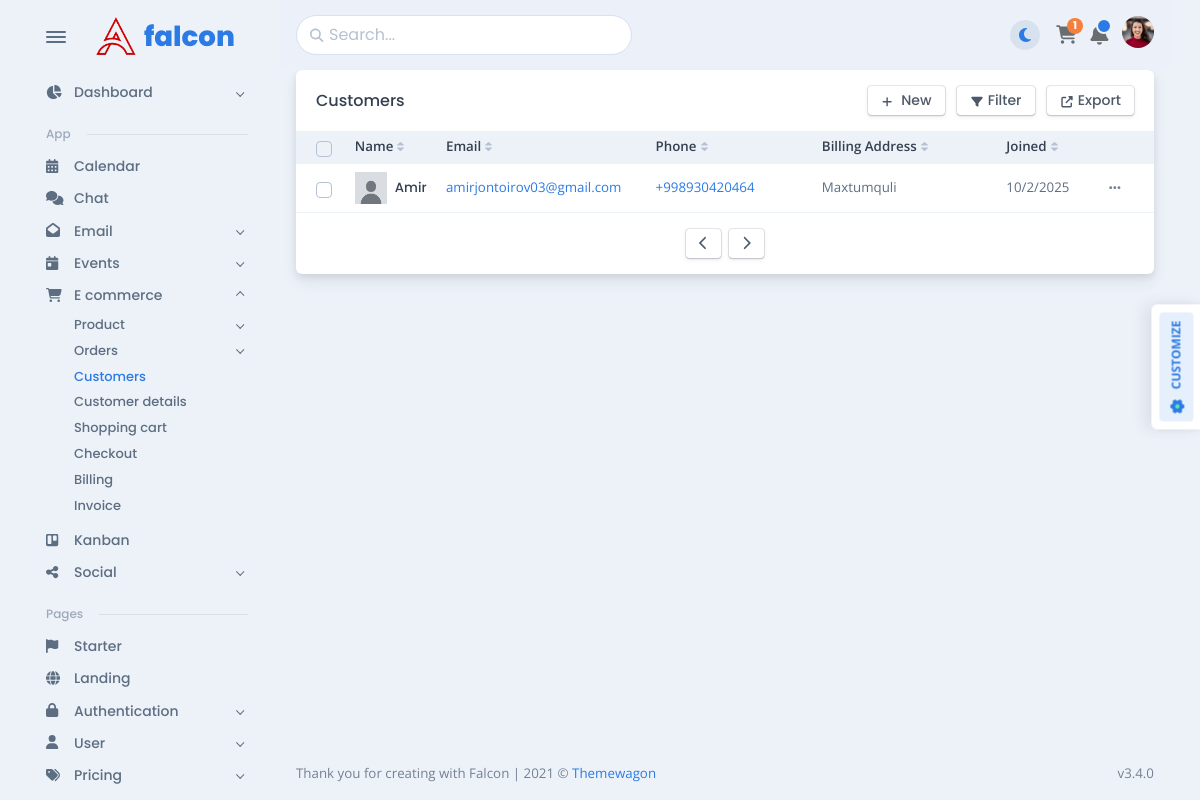
Before: /customer/ with the older database file.
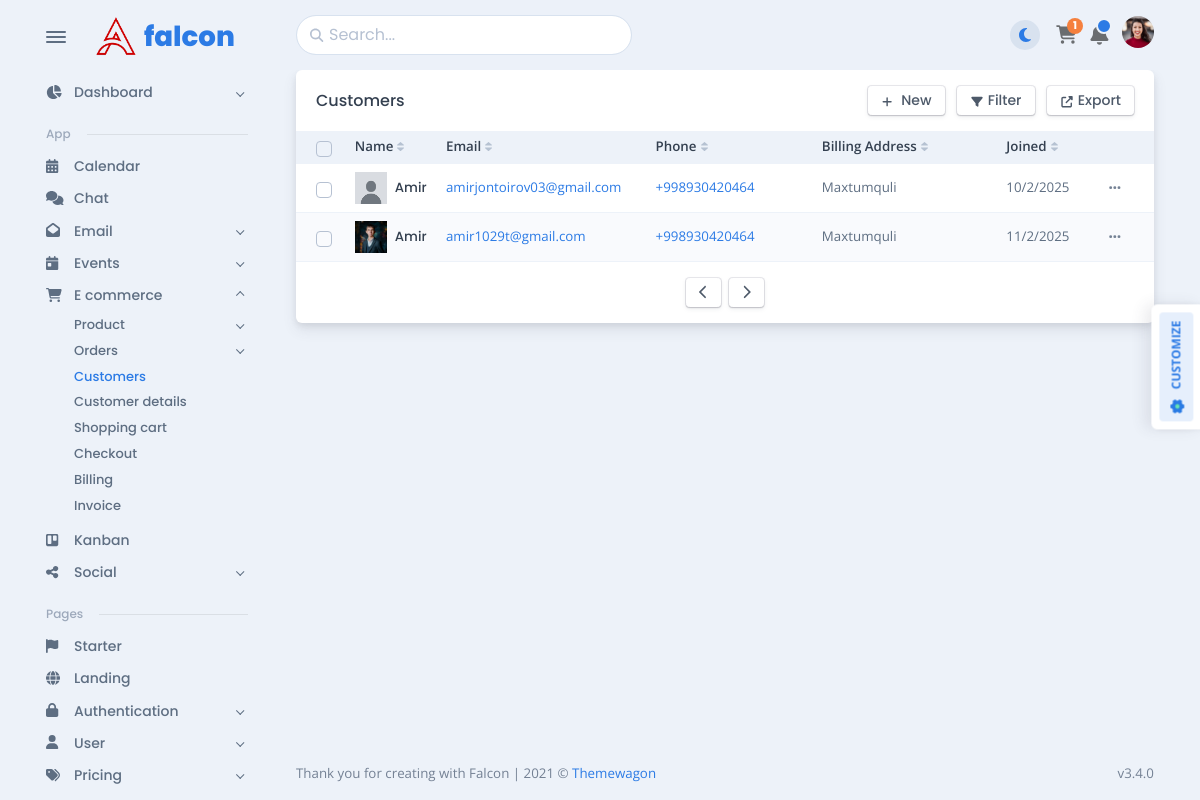
After: the same page with the newer database file.
### customer/models.py (models this page shows, shortened)
class BaseModel(models.Model):
    created_at = models.DateTimeField(auto_now_add=True)
    updated_at = models.DateTimeField(auto_now=True)
    class Meta:
        abstract = True

class Customer(BaseModel):
    full_name = models.CharField(max_length=100)
    email = models.EmailField()
    phone = PhoneNumberField(region="UZ")
    address= models.CharField(max_length=100)
    image = models.ImageField(upload_to='customer_image', null=True, blank=True, default='customer_image/default.jpg')
    @property
    def get_absolute_url(self):
        if self.image:
            return self.image.url
        return '/media/customer_image/default.jpg'

### customer/views.py (the view)
# urls.py: path('', views.customer_page, name='customer_page'),
def customer_page(request):
    search_query = request.GET.get('q', '')
    customers = Customer.objects.all()
    if search_query:
        customers = Customer.objects.filter(full_name__icontains=search_query)
    context = {
        'customers': customers
    }
    return render(request, 'customer/customers.html', context=context )

### customer/templates/customer/customers.html (shortened to what the changed rows need)
{% load static %}
<!DOCTYPE html>
<html lang="en-US" dir="ltr">
  <head>
    <link href="{% static "customer/vendors/overlayscrollbars/OverlayScrollbars.min.css" %}" rel="stylesheet">
    <link href="{% static "customer/assets/css/theme-rtl.min.css" %}" rel="stylesheet" id="style-rtl">
    <link href="{% static "customer/assets/css/theme.min.css" %}" rel="stylesheet" id="style-default">
    <link href="{% static "customer/assets/css/user-rtl.min.css" %}" rel="stylesheet" id="user-style-rtl">
    <link href="{% static "customer/assets/css/user.min.css" %}" rel="stylesheet" id="user-style-default">
  </head>
  <body>
    <main class="main" id="top">
      <div class="container" data-layout="container">
        <div class="content">
          <div class="card mb-3" id="customersTable" data-list='{"valueNames":["name","email","phone","address","joined"],"page":10,"pagination":true}'>
            <div class="card-body p-0">
              <div class="table-responsive">
                <table class="table table-sm table-striped fs--1 mb-0 overflow-hidden">
                  <thead class="bg-200 text-900">
                    <tr>
                      <th>
                        <div class="form-check fs-0 mb-0 d-flex align-items-center">
                          <input class="form-check-input" id="checkbox-bulk-customers-select" type="checkbox" data-bulk-select='{"body":"table-customers-body","actions":"table-customers-actions","replacedElement":"table-customers-replace-element"}' />
                        </div>
                      </th>
                      <th class="sort pe-1 align-middle white-space-nowrap" data-sort="name">Name</th>
                      <th class="sort pe-1 align-middle white-space-nowrap" data-sort="email">Email</th>
                      <th class="sort pe-1 align-middle white-space-nowrap" data-sort="phone">Phone</th>
                      <th class="sort pe-1 align-middle white-space-nowrap ps-5" data-sort="address" style="min-width: 200px;">Billing Address</th>
                      <th class="sort pe-1 align-middle white-space-nowrap" data-sort="joined">Joined</th>
                      <th class="align-middle no-sort"></th>
                    </tr>
                  </thead>
                  <tbody class="list" id="table-customers-body">
                  {% for customer in customers %}
                    <tr class="btn-reveal-trigger">
                      <td class="align-middle py-2" style="width: 28px;">
                        <div class="form-check fs-0 mb-0 d-flex align-items-center">
                          <input class="form-check-input" type="checkbox" id="customer-0" data-bulk-select-row="data-bulk-select-row" />
                        </div>
                      </td>
                      <td class="name align-middle white-space-nowrap py-2"><a href="{% url "customer_page_detail" customer.pk %}">
                          <div class="d-flex d-flex align-items-center">
                            <div class="avatar avatar-xl me-2"><img src="{{ customer.get_absolute_url }}" alt="Customer Image" onerror="this.src='/media/customer_image/default.jpg';">
                            </div>
                            <div class="flex-1">
                              <h5 class="mb-0 fs--1">{{ customer.full_name }}</h5>
                            </div>
                          </div>
                        </a></td>
                      <td class="email align-middle py-2"><a href="mailto:ricky@example.com">{{ customer.email }}</a></td>
                      <td class="phone align-middle white-space-nowrap py-2"><a href="tel:2012001851">{{ customer.phone }}</a></td>
                      <td class="address align-middle white-space-nowrap ps-5 py-2">{{ customer.address }}</td>
                      <td class="joined align-middle py-2">{{ customer.created_at|date:"j/n/Y" }}</td>
                      <td class="align-middle white-space-nowrap py-2 text-end">
                        <div class="dropdown font-sans-serif position-static">
                          <button class="btn btn-link text-600 btn-sm dropdown-toggle btn-reveal" type="button" id="customer-dropdown-0" data-bs-toggle="dropdown" data-boundary="window" aria-haspopup="true" aria-expanded="false"><span class="fas fa-ellipsis-h fs--1"></span></button>
                        </div>
                      </td>
                    </tr>
                  {% endfor %}
                  </tbody>
                </table>
              </div>
            </div>
          </div>
        </div>
      </div>
    </main>
  </body>
</html>

Changed rows visible on the page:
added Customer: get_absolute_url (picture), full_name "Amir", email "amir1029t@gmail.com", phone "+998930420464", address "Maxtumquli", created_at "11/2/2025"
